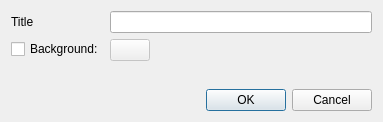
<?xml version="1.0" encoding="UTF-8"?>
<ui version="4.0">
 <class>Dialog</class>
 <widget class="QDialog" name="Dialog">
  <property name="geometry">
   <rect>
    <x>0</x>
    <y>0</y>
    <width>383</width>
    <height>122</height>
   </rect>
  </property>
  <property name="windowTitle">
   <string>Edit Text</string>
  </property>
  <layout class="QVBoxLayout" name="verticalLayout">
   <item>
    <layout class="QFormLayout" name="formLayout">
     <property name="fieldGrowthPolicy">
      <enum>QFormLayout::AllNonFixedFieldsGrow</enum>
     </property>
     <item row="1" column="0">
      <widget class="QLabel" name="laText">
       <property name="text">
        <string>Title</string>
       </property>
      </widget>
     </item>
     <item row="1" column="1">
      <widget class="QLineEdit" name="ui_title"/>
     </item>
     <item row="2" column="0">
      <widget class="QCheckBox" name="ui_cb_background">
       <property name="text">
        <string>Background:</string>
       </property>
       <property name="checked">
        <bool>false</bool>
       </property>
      </widget>
     </item>
     <item row="2" column="1">
      <widget class="QPushButton" name="ui_pb_background">
       <property name="enabled">
        <bool>false</bool>
       </property>
       <property name="maximumSize">
        <size>
         <width>40</width>
         <height>16777215</height>
        </size>
       </property>
       <property name="text">
        <string/>
       </property>
      </widget>
     </item>
    </layout>
   </item>
   <item>
    <widget class="QDialogButtonBox" name="buttonBox">
     <property name="orientation">
      <enum>Qt::Horizontal</enum>
     </property>
     <property name="standardButtons">
      <set>QDialogButtonBox::Cancel|QDialogButtonBox::Ok</set>
     </property>
    </widget>
   </item>
  </layout>
 </widget>
 <resources/>
 <connections>
  <connection>
   <sender>buttonBox</sender>
   <signal>accepted()</signal>
   <receiver>Dialog</receiver>
   <slot>accept()</slot>
   <hints>
    <hint type="sourcelabel">
     <x>248</x>
     <y>254</y>
    </hint>
    <hint type="destinationlabel">
     <x>157</x>
     <y>274</y>
    </hint>
   </hints>
  </connection>
  <connection>
   <sender>buttonBox</sender>
   <signal>rejected()</signal>
   <receiver>Dialog</receiver>
   <slot>reject()</slot>
   <hints>
    <hint type="sourcelabel">
     <x>316</x>
     <y>260</y>
    </hint>
    <hint type="destinationlabel">
     <x>286</x>
     <y>274</y>
    </hint>
   </hints>
  </connection>
 </connections>
</ui>
